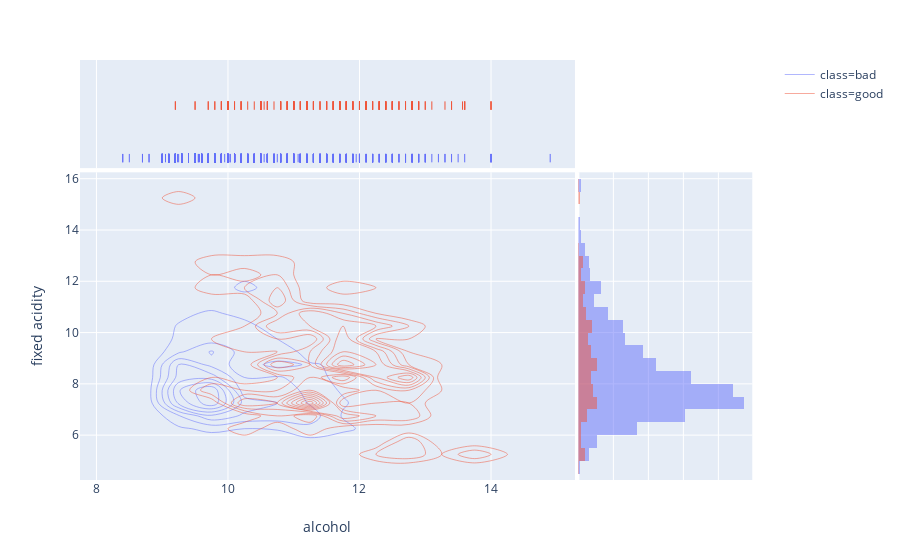

Notebook code cell kept with this figure:
### Code cell
# Red-wine Visualize Distribution
fig = px.density_contour(df_red, x="alcohol", y="fixed acidity", color="class", marginal_x="rug", marginal_y="histogram")
fig.show()

### Figure 1 — Plotly figure (JSON) as saved in the notebook; plotly's stock layout.template omitted (floating-point values rounded to 4 significant figures; data arrays with more than 128 entries replaced by an {"elided": "..."} marker saying what was removed)
{"data": [{"autocontour": true, "contours": {"coloring": "none", "end": 70, "size": 10, "start": 10}, "hoverlabel": {"namelength": 0}, "hovertemplate": "class=bad<br>alcohol=%{x}<br>fixed acidity=%{y}<br>count=%{z}", "legendgroup": "class=bad", "line": {"color": "#636efa"}, "name": "class=bad", "showlegend": true, "type": "histogram2dcontour", "x": {"elided": "1382 float values"}, "xaxis": "x", "xbingroup": "x", "y": {"elided": "1382 float values"}, "yaxis": "y", "ybingroup": "y"}, {"alignmentgroup": "True", "boxpoints": "all", "fillcolor": "rgba(255,255,255,0)", "hoverlabel": {"namelength": 0}, "hoveron": "points", "hovertemplate": "class=bad<br>alcohol=%{x}", "jitter": 0, "legendgroup": "class=bad", "line": {"color": "rgba(255,255,255,0)"}, "marker": {"color": "#636efa", "symbol": "line-ns-open"}, "name": "class=bad", "offsetgroup": "class=bad", "showlegend": false, "type": "box", "x": {"elided": "1382 float values"}, "xaxis": "x3", "yaxis": "y3"}, {"alignmentgroup": "True", "bingroup": "y", "hoverlabel": {"namelength": 0}, "hovertemplate": "class=bad<br>fixed acidity=%{y}<br>count=%{x}", "legendgroup": "class=bad", "marker": {"color": "#636efa"}, "name": "class=bad", "offsetgroup": "class=bad", "opacity": 0.5, "showlegend": false, "type": "histogram", "xaxis": "x2", "y": {"elided": "1382 float values"}, "yaxis": "y2"}, {"autocontour": true, "contours": {"coloring": "none", "end": 10, "size": 1, "start": 1}, "hoverlabel": {"namelength": 0}, "hovertemplate": "class=good<br>alcohol=%{x}<br>fixed acidity=%{y}<br>count=%{z}", "legendgroup": "class=good", "line": {"color": "#EF553B"}, "name": "class=good", "showlegend": true, "type": "histogram2dcontour", "x": {"elided": "217 float values"}, "xaxis": "x", "xbingroup": "x", "y": {"elided": "217 float values"}, "yaxis": "y", "ybingroup": "y"}, {"alignmentgroup": "True", "boxpoints": "all", "fillcolor": "rgba(255,255,255,0)", "hoverlabel": {"namelength": 0}, "hoveron": "points", "hovertemplate": "class=good<br>alcohol=%{x}", "jitter": 0, "legendgroup": "class=good", "line": {"color": "rgba(255,255,255,0)"}, "marker": {"color": "#EF553B", "symbol": "line-ns-open"}, "name": "class=good", "offsetgroup": "class=good", "showlegend": false, "type": "box", "x": {"elided": "217 float values"}, "xaxis": "x3", "yaxis": "y3"}, {"alignmentgroup": "True", "bingroup": "y", "hoverlabel": {"namelength": 0}, "hovertemplate": "class=good<br>fixed acidity=%{y}<br>count=%{x}", "legendgroup": "class=good", "marker": {"color": "#EF553B"}, "name": "class=good", "offsetgroup": "class=good", "opacity": 0.5, "showlegend": false, "type": "histogram", "xaxis": "x2", "y": {"elided": "217 float values"}, "yaxis": "y2"}], "layout": {"autosize": true, "barmode": "overlay", "legend": {"tracegroupgap": 0}, "margin": {"t": 60}, "xaxis": {"anchor": "y", "autorange": true, "domain": [0, 0.7215], "range": [7.75, 15.26], "title": {"text": "alcohol"}, "type": "linear"}, "xaxis2": {"anchor": "y2", "autorange": true, "domain": [0.7265, 0.98], "matches": "x2", "range": [0, 248.4], "showgrid": true, "showticklabels": false}, "xaxis3": {"anchor": "y3", "autorange": true, "domain": [0, 0.7215], "matches": "x", "range": [7.75, 15.26], "showgrid": true, "showticklabels": false, "type": "linear"}, "xaxis4": {"anchor": "y4", "domain": [0.7265, 0.98], "matches": "x2", "showgrid": true, "showticklabels": false}, "yaxis": {"anchor": "x", "autorange": true, "domain": [0, 0.7326], "range": [4.25, 16.25], "title": {"text": "fixed acidity"}, "type": "linear"}, "yaxis2": {"anchor": "x2", "autorange": true, "domain": [0, 0.7326], "matches": "y", "range": [4.25, 16.25], "showgrid": true, "showticklabels": false, "type": "linear"}, "yaxis3": {"anchor": "x3", "autorange": true, "domain": [0.7426, 1], "matches": "y3", "range": [-0.552, 1.5], "showgrid": false, "showticklabels": false, "type": "category"}, "yaxis4": {"anchor": "x4", "domain": [0.7426, 1], "matches": "y3", "showgrid": true, "showticklabels": false}}}
